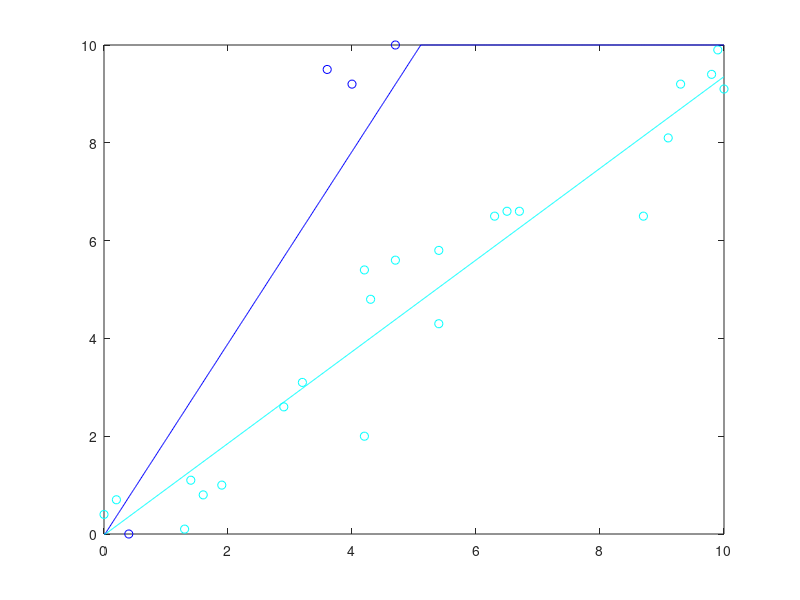

Write the MATLAB code that produced this figure.
x0 = 0.000000:.01:10.000000;
c0 = [3.600000 9.500000 ;
4.000000 9.200000 ;
0.400000 0.000000 ;
4.700000 10.000000 ;
];
y_c0 =  - 0.891093 / -0.45382 * x0  + 0.0147468 / -0.45382;
c1 = [5.400000 4.300000 ;
4.200000 2.000000 ;
1.300000 0.100000 ;
6.500000 6.600000 ;
9.300000 9.200000 ;
9.100000 8.100000 ;
10.000000 9.100000 ;
9.900000 9.900000 ;
0.000000 0.400000 ;
8.700000 6.500000 ;
9.800000 9.400000 ;
0.200000 0.700000 ;
3.200000 3.100000 ;
4.200000 5.400000 ;
2.900000 2.600000 ;
1.900000 1.000000 ;
1.400000 1.100000 ;
4.300000 4.800000 ;
6.300000 6.500000 ;
6.700000 6.600000 ;
1.600000 0.800000 ;
5.400000 5.800000 ;
4.700000 5.600000 ;
];
y_c1 =  - 0.683943 / -0.729535 * x0  + 0.0159372 / -0.729535;
colors = jet(2);
if (size(c0) >0) plot (c0(:,1), c0(:,2),'o', 'color', colors(1,:)); end
hold on;
if (size(c1) >0) plot (c1(:,1), c1(:,2),'o', 'color', colors(2,:)); end
hold on;
for i = 1 : size(y_c0, 2) 
 if y_c0(i) > 10.000000 
 y_c0(i) = 10.000000; 
 end 
 if y_c0(i) < 0.000000 
 y_c0(i) = 0.000000; 
 end 
 end
for i = 1 : size(y_c1, 2) 
 if y_c1(i) > 10.000000 
 y_c1(i) = 10.000000; 
 end 
 if y_c1(i) < 0.000000 
 y_c1(i) = 0.000000; 
 end 
 end
plot(x0, y_c0, 'color', colors(1,:));
hold on;
plot(x0, y_c1, 'color', colors(2,:));
hold on;
